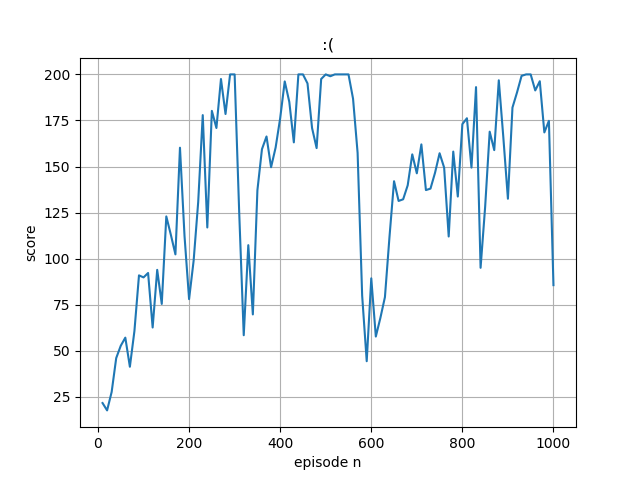

Reproduce this figure in Python.
import numpy as np
import gym
import sys
import tensorflow as tf 
import matplotlib
import matplotlib.pyplot as plt

actor_model = tf.keras.models.Sequential([
  tf.keras.layers.Dense(128,input_shape=(1,4),activation='relu'),
  tf.keras.layers.Dense(2, activation='softmax')
])
actor_model.compile(loss='categorical_crossentropy',optimizer=tf.keras.optimizers.Adam(learning_rate = 0.001))

critic_model = tf.keras.models.Sequential([
  tf.keras.layers.Dense(128,input_shape=(1,4),activation='relu'),
  tf.keras.layers.Dense(1)
])
critic_model.compile(loss='mean_squared_error', optimizer=tf.keras.optimizers.Adam(learning_rate = 0.005))

env = gym.make('CartPole-v0')
env.seed(1)
episodes = 500
score=0
episode_n=[]
mean_score=[]
discount_factor=0.99
max_score=200

def train(previous_state, action, reward, current_state, done):
    previous_state_predicted_value=critic_model(previous_state)

    if not done:
        current_state_predicted_value=critic_model(current_state)
    else:
        current_state_predicted_value=0

    real_previous_value=np.zeros((1,1,1))
    real_previous_value = reward + discount_factor * current_state_predicted_value
    advantages = np.zeros((1,1,2))
    advantages[0][0][action] = real_previous_value - previous_state_predicted_value
    previous_state=previous_state.reshape([1,1,4])
    

    real_previous_value=tf.reshape(real_previous_value,[1,1,1])
    actor_model.fit(previous_state, advantages, epochs=1, verbose=0)
    critic_model.fit(previous_state, real_previous_value, epochs=1, verbose=0)
    
    
	
replay_buffer=[]
for e in range(episodes):
  state = env.reset()
  episode_score = 0
  done = False 
  while not done:
    state = state.reshape([1,4])
    logits = actor_model(state)
    a_dist = logits.numpy()
    # Choose random action with p = action 
    a = np.random.choice(a_dist[0],p=a_dist[0])
    a, = np.where(a_dist[0] == a)
    a=a[0]
    next_state, reward, done, _ = env.step(a)
    next_state = next_state.reshape([1,4])
    episode_score +=reward
    # if done and not(episode_score==max_score):
    # 	reward=-30
    train(state, a, reward, next_state, done)
    state=next_state
  score+=episode_score

  print("Episode  {}  Score  {}".format(e+1, episode_score))
  if (e+1) % 10 == 0:
    episode_n.append(e+1)
    mean_score.append(score/10)
    print("Episode  mean  score  {}".format(score/10))
    score=0

fig, ax = plt.subplots()
ax.plot(episode_n, mean_score)
ax.set(xlabel='episode n', ylabel='score',title=':(')
ax.grid()
fig.savefig("a2c_TD.png")
plt.show()